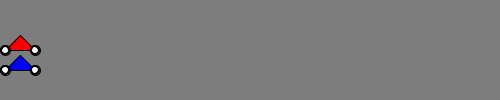
Frame 1 (no input)
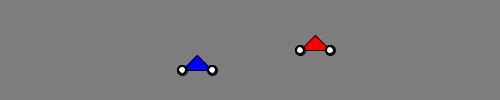
Frame 60 (the mouse pressed at the canvas centre just before this capture)
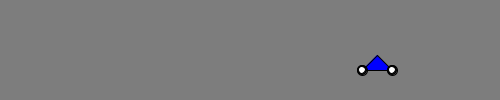
Frame 120 (the mouse held since frame 60 and released just before this capture)

The Processing sketch that drew these frames (run headless with seeded random() and noise(); from frame 60 on, the mouse is pressed at the canvas centre):

// Processing sketch: ex1_racingBikesClass
// ── ex1_racingBikesClass.pde
final color RED = color(255,0,0);
final color BLUE = color(0,0,255);



class motorbike
{
 int x = 5;  //members
 int y;
 int speed=2;
 int size=30;
 color colour;
 
 motorbike(int y, int speed)
 {
 this.y = y;
 this.speed = speed;
 }

void render(color colour)
 {
   float wheelHeight = size/3;
   fill(colour);
   triangle(x,y,x+size,y,x+size/2,y-size/2);
   drawWheel(x,y,wheelHeight);
   drawWheel(x+size,y,wheelHeight);
 }
 
 void drawWheel(int x,int y,float size)
 {
    float inner = size*2/3;
    fill(0);
    ellipse(x,y,size,size);
    fill(255);
    ellipse(x,y,inner,inner);
 }
 
 void move()
 {
    x = x + speed;  
 }
 
} //end of class description




motorbike b1,b2;

void setup()
{
  size(500,100);
  b1 = new motorbike(50, 5);
  b1.y = 50;
  b2 = new motorbike(70, 3);
  b2.y = 70;
}



void draw()
{
  background(125);
  b1.render(RED);
  b1.move();
  b2.render(BLUE);
  b2.move();
  
} 
